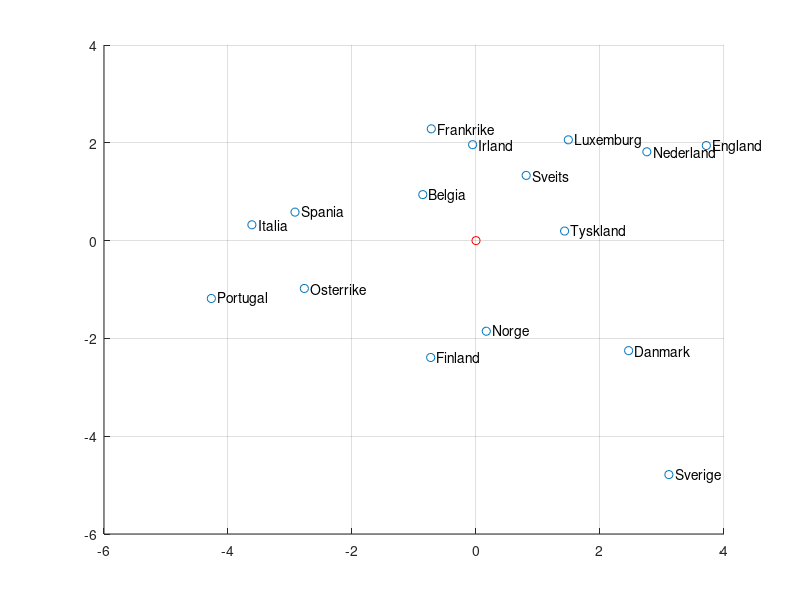
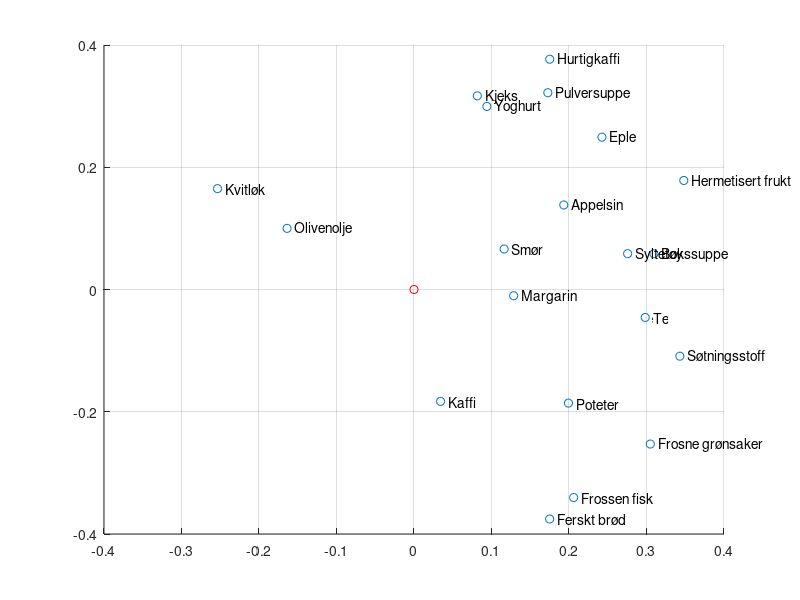

These charts were generated, in order, by the following MATLAB code:
% Dette scriptet finner dei a første prinsipalkomponentane til ei 
% datamatrise X. Frå scriptet får vi:
% T = scores matrisa (koordinatane til prinsipalkomponentane)
% P = loading matrisa (prinsipalkomponentane til X).
% Grafisk framstilling av prinsipalkomponentane.
% Forklart variasjon av prinsipalkomponentane.

% Laster inn datamatrisa.
% X - Datamatrisa
% names - namn på objekta
% varnames - namn på variablane
clc
clear
load('pcaeksempel.mat')

% Antall prinsipalkomponentar eg ønskjer å finne i matrisa X
a = 2;

% Først preprosesserer eg matrisa slik at kvar kolonne får gjennomsnitt 0
% og standardavvis 1.
[n,m] = size(X);    % n = antall objekt (land)
                    % m = antall variablar (matvarer)
meanX = mean(X);    % Gjennomsnittet av kvar kolonne i matrisa X
stdX = std(X);      % Standardavviket i kvar kolonne i matrisa X.
for j = 1:m
    X(:,j) = X(:,j) - meanX(j); % Trekker gjennomsnittet av kolonne j 
                                % frå kolonne j
    if stdX(j)~=0
        X(:,j)= X(:,j)/stdX(j); % Dividerer kolonne j med standardavviket 
                                % til kolonne j.
    end
end
Xnorm = X;                      % Preprosessert matrise.

% Bruker NIPALS-metoden for å finne dei a største eigenvektorane til 
% transponert(X)X (prinsipalkomponentane til X). 
% NIPALS-algoritma er beskrevet i kompendiet på s.331.

% Initialiserer scores/loadingmatrisa som 0-matriser.
T = zeros(n,a); 
P = zeros(m,a);

% NIPAL
for i=1:a
    t_old = rand(n,1);
    p = Xnorm'*t_old;
    p = p/norm(p); % Normaliserer p til lengde 1.
    t = Xnorm*p;
    while (norm(t-t_old)>0.00001)
        p = Xnorm'*t;
        p = p/norm(p);
        t_old = t;
        t = Xnorm*p;
    end
    T(:,i) = t;     % Scores
    P(:,i) = p;     % Loading
    Xnorm = Xnorm - t*p';
end

% Finner forklart variasjon av dei a prinsipalkoeffisientane.
trX = trace(X'*X);      % Trace av standardisert matrise X
trT = trace(T'*T);      % Trace av scoresmatrisa
fprintf('Forklart variasjon med %d prinsipalkomponenter er: %4.2f\n',a,trT/trX*100)

% Plotter scoresmatrisa (dei to første prinsipalkomponentane).
figure
scatter(T(:,1), T(:,2))
text(T(:,1)+.1, T(:,2),names)
hold on
plot(0,0,'or')  % Teiknar inn origo (som referanse)
grid on
% Plotter loadingmatrisa.
figure
scatter(P(:,1), P(:,2))
text(P(:,1)+.01, P(:,2),varnames)
hold on
plot(0,0,'or')  % Teiknar inn origo (som referanse)
grid on

return 
% Viss ein finner dei 3 første prinsipalkomponentane:

% Plotter dei 3 første prinsipalkomtonentane i eit 3d koordinatsystem
figure
scatter3(T(:,1), T(:,2),T(:,3))
text(T(:,1)+0.1, T(:,2), T(:,3),names)
hold on
plot3(0,0,0,'or')  % Teiknar inn origo (som referanse)
grid on
figure
scatter3(P(:,1), P(:,2),P(:,3))
text(P(:,1)+0.01, P(:,2), P(:,3),varnames)
hold on
plot3(0,0,0,'or')  % Teiknar inn origo (som referanse)
grid on

% Plotter 1. og 3. prinsipalkomponent
figure
scatter(T(:,1), T(:,3))
text(T(:,1)+.1, T(:,3),names)
hold on
plot(0,0,'or')  % Teiknar inn origo (som referanse)
grid on
% Plotter loadingmatrisa.
figure
scatter(P(:,1), P(:,3))
text(P(:,1)+.01, P(:,3),varnames)
hold on
plot(0,0,'or')  % Teiknar inn origo (som referanse)
grid on

% Plotter 2. og 3. prinsipalkomponent
figure
scatter(T(:,2), T(:,3))
text(T(:,2)+.1, T(:,3),names)
hold on
plot(0,0,'or')  % Teiknar inn origo (som referanse)
grid on
% Plotter loadingmatrisa.
figure
scatter(P(:,2), P(:,3))
text(P(:,2)+.01, P(:,3),varnames)
hold on
plot(0,0,'or')  % Teiknar inn origo (som referanse)
grid on



